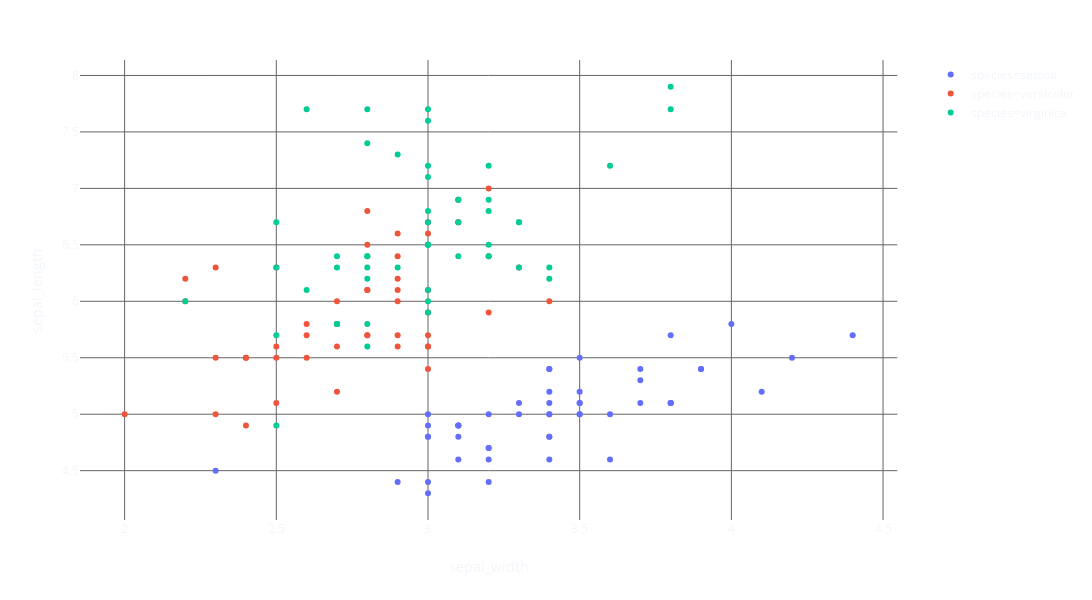

The cell this chart's notebook holds for it:
### Code cell
iris = px.data.iris()
fig = px.scatter(iris, x="sepal_width", y="sepal_length", color='species',template='plotly_dark', width=1200, height=600)
fig.update_layout(paper_bgcolor='rgba(255,255,255,0.05)',plot_bgcolor='rgba(0,0,0,0)')
fig.update_xaxes(gridcolor='rgba(100,100,100,1)')
fig.update_yaxes(gridcolor='rgba(100,100,100,1)')
fig.show()

### Figure 1 — Plotly figure (JSON) as saved in the notebook; plotly's stock layout.template omitted (floating-point values rounded to 4 significant figures)
{"data": [{"hoverlabel": {"namelength": 0}, "hovertemplate": "species=setosa<br>sepal_width=%{x}<br>sepal_length=%{y}", "legendgroup": "species=setosa", "marker": {"color": "#636efa", "symbol": "circle"}, "mode": "markers", "name": "species=setosa", "showlegend": true, "type": "scatter", "x": [3.5, 3, 3.2, 3.1, 3.6, 3.9, 3.4, 3.4, 2.9, 3.1, 3.7, 3.4, 3, 3, 4, 4.4, 3.9, 3.5, 3.8, 3.8, 3.4, 3.7, 3.6, 3.3, 3.4, 3, 3.4, 3.5, 3.4, 3.2, 3.1, 3.4, 4.1, 4.2, 3.1, 3.2, 3.5, 3.1, 3, 3.4, 3.5, 2.3, 3.2, 3.5, 3.8, 3, 3.8, 3.2, 3.7, 3.3], "xaxis": "x", "y": [5.1, 4.9, 4.7, 4.6, 5, 5.4, 4.6, 5, 4.4, 4.9, 5.4, 4.8, 4.8, 4.3, 5.8, 5.7, 5.4, 5.1, 5.7, 5.1, 5.4, 5.1, 4.6, 5.1, 4.8, 5, 5, 5.2, 5.2, 4.7, 4.8, 5.4, 5.2, 5.5, 4.9, 5, 5.5, 4.9, 4.4, 5.1, 5, 4.5, 4.4, 5, 5.1, 4.8, 5.1, 4.6, 5.3, 5], "yaxis": "y"}, {"hoverlabel": {"namelength": 0}, "hovertemplate": "species=versicolor<br>sepal_width=%{x}<br>sepal_length=%{y}", "legendgroup": "species=versicolor", "marker": {"color": "#EF553B", "symbol": "circle"}, "mode": "markers", "name": "species=versicolor", "showlegend": true, "type": "scatter", "x": [3.2, 3.2, 3.1, 2.3, 2.8, 2.8, 3.3, 2.4, 2.9, 2.7, 2, 3, 2.2, 2.9, 2.9, 3.1, 3, 2.7, 2.2, 2.5, 3.2, 2.8, 2.5, 2.8, 2.9, 3, 2.8, 3, 2.9, 2.6, 2.4, 2.4, 2.7, 2.7, 3, 3.4, 3.1, 2.3, 3, 2.5, 2.6, 3, 2.6, 2.3, 2.7, 3, 2.9, 2.9, 2.5, 2.8], "xaxis": "x", "y": [7, 6.4, 6.9, 5.5, 6.5, 5.7, 6.3, 4.9, 6.6, 5.2, 5, 5.9, 6, 6.1, 5.6, 6.7, 5.6, 5.8, 6.2, 5.6, 5.9, 6.1, 6.3, 6.1, 6.4, 6.6, 6.8, 6.7, 6, 5.7, 5.5, 5.5, 5.8, 6, 5.4, 6, 6.7, 6.3, 5.6, 5.5, 5.5, 6.1, 5.8, 5, 5.6, 5.7, 5.7, 6.2, 5.1, 5.7], "yaxis": "y"}, {"hoverlabel": {"namelength": 0}, "hovertemplate": "species=virginica<br>sepal_width=%{x}<br>sepal_length=%{y}", "legendgroup": "species=virginica", "marker": {"color": "#00cc96", "symbol": "circle"}, "mode": "markers", "name": "species=virginica", "showlegend": true, "type": "scatter", "x": [3.3, 2.7, 3, 2.9, 3, 3, 2.5, 2.9, 2.5, 3.6, 3.2, 2.7, 3, 2.5, 2.8, 3.2, 3, 3.8, 2.6, 2.2, 3.2, 2.8, 2.8, 2.7, 3.3, 3.2, 2.8, 3, 2.8, 3, 2.8, 3.8, 2.8, 2.8, 2.6, 3, 3.4, 3.1, 3, 3.1, 3.1, 3.1, 2.7, 3.2, 3.3, 3, 2.5, 3, 3.4, 3], "xaxis": "x", "y": [6.3, 5.8, 7.1, 6.3, 6.5, 7.6, 4.9, 7.3, 6.7, 7.2, 6.5, 6.4, 6.8, 5.7, 5.8, 6.4, 6.5, 7.7, 7.7, 6, 6.9, 5.6, 7.7, 6.3, 6.7, 7.2, 6.2, 6.1, 6.4, 7.2, 7.4, 7.9, 6.4, 6.3, 6.1, 7.7, 6.3, 6.4, 6, 6.9, 6.7, 6.9, 5.8, 6.8, 6.7, 6.7, 6.3, 6.5, 6.2, 5.9], "yaxis": "y"}], "layout": {"height": 600, "legend": {"tracegroupgap": 0}, "margin": {"t": 60}, "paper_bgcolor": "rgba(255,255,255,0.05)", "plot_bgcolor": "rgba(0,0,0,0)", "width": 1200, "xaxis": {"anchor": "y", "domain": [0, 0.98], "gridcolor": "rgba(100,100,100,1)", "title": {"text": "sepal_width"}}, "yaxis": {"anchor": "x", "domain": [0, 1], "gridcolor": "rgba(100,100,100,1)", "title": {"text": "sepal_length"}}}}
